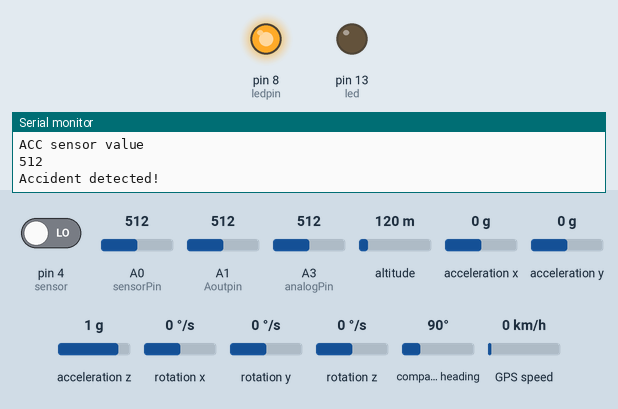
This sketch was run on a simulated Arduino Uno, built with avr-gcc and run on an emulated ATmega328P. Parts: output pins drawn as LEDs (lit = HIGH), the last lines printed to the serial monitor. The inputs (shaded band) are chosen by the test bench; at power-on: pin 4 (sensor) LOW, A1 (Aoutpin) = 512, A0 (sensorPin) = 512, A3 (analogPin) = 512, altitude 120 m, acceleration x 0 g, acceleration y 0 g, acceleration z 1 g, rotation x 0 °/s, rotation y 0 °/s, rotation z 0 °/s, compass heading 90°, GPS speed 0 km/h. The GPS gets a fix after 3 s at 37.7749, -122.4194 with 8 satellites; the modem accepts every AT command (registered, SIM ready, sends succeed) and sends nothing else.

Above: at 1.2 s.
1.3 s: pin 4 (sensor) driven HIGH
At 14.9 s:
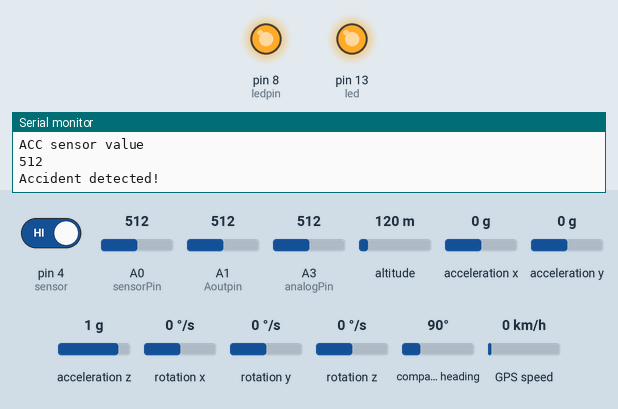
15.3 s: A1 (Aoutpin) set to 487
At 28.0 s:
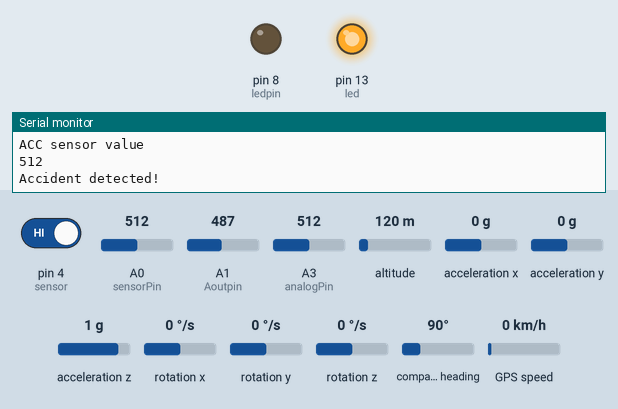
42.8 s: A1 (Aoutpin) set to 992
At 55.8 s:
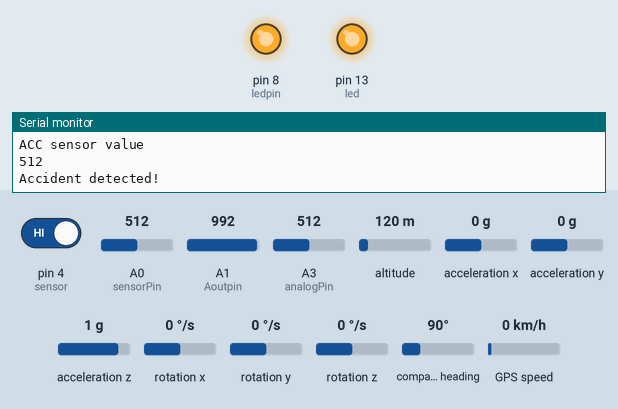
56.5 s: A1 (Aoutpin) set to 40
At 69.4 s:
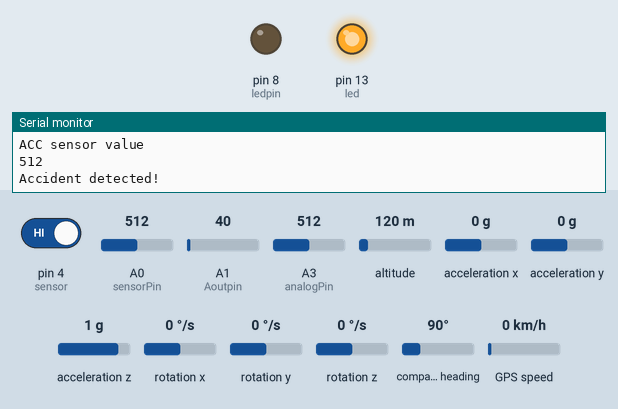
70.2 s: pin 4 (sensor) driven LOW
At 83.8 s:
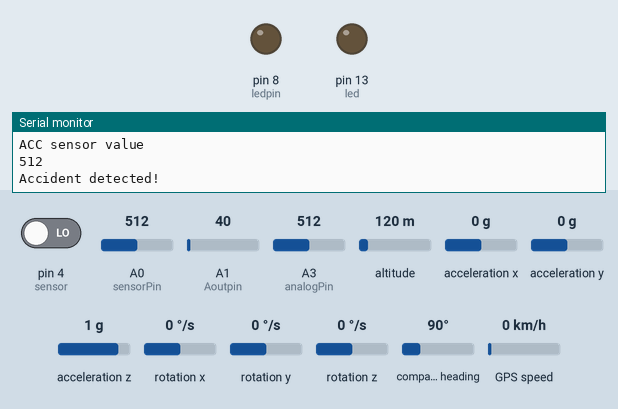
Timing chart, 0 to 85.0 s (numbered marks = the images above; inputs shaded):
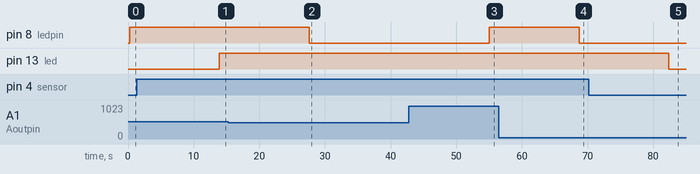

Measured:
- the behaviour switches between 500 and 499 on A1 (Aoutpin) (found by bisection; images 1 and 2)
- after the input at 1.3 s, pin 13 (led): LOW → HIGH after 12.6 s
- after the input at 15.3 s, pin 8 (ledpin): HIGH → LOW after 12.3 s
- after the input at 42.8 s, pin 8 (ledpin): LOW → HIGH after 12.2 s
- after the input at 56.5 s, pin 8 (ledpin): HIGH → LOW after 12.2 s
- after the input at 70.2 s, pin 13 (led): HIGH → LOW after 12.2 s

The sketch:

mergegsmgps.ino
```cpp
#include <math.h>
#include <Wire.h>
#include <MPU6050.h>
#include <TinyGPS++.h>
 #include <SoftwareSerial.h>
SoftwareSerial mySerial(10,9);
int i = 0;
int tem=0;
static const uint32_t GPSBaud = 9600;
// The TinyGPS++ object
TinyGPSPlus gps;
// The serial connection to the GPS device
SoftwareSerial ss(5, 6);


MPU6050 mpu;

int sensorPin = A0; // select the input pin for the temperature sensor potentiometer

int led = 13;                // the pin that the LED is atteched to
int sensor = 4;                //the pin PIR sensor is attached to
int analogPin = 3;     // accident sensor (middle terminal) connected to analog pin 3
int state = LOW;             // by default, no motion detected
int val = 0;               // variable to store the sensor status (value)
int a=0;
int b=0;
char str[15];

   const int Aoutpin=A1;  //accel inpit
const int Doutpin=3;      //accel input
const int ledpin=8;
int value;
int value2;
float temp;


double Thermistor(int RawADC) {
  double Temp;
  Temp = log(10000.0*((1024.0/RawADC-1)));
  Temp = 1 / (0.001129148 + (0.000234125 + (0.0000000876741 * Temp * Temp ))* Temp );
  Temp = Temp - 273.15;            // Convert Kelvin to Celcius
   //Temp = (Temp * 9.0)/ 5.0 + 32.0; // Convert Celcius to Fahrenheit
   return Temp;


}

void setup() {

  Serial.begin(9600);
  //ss.begin(GPSBaud);
  Serial.println(F("A simple demonstration of TinyGPS++ with an attached GPS module"));
   pinMode(led, OUTPUT);      // initalize LED as an output
  pinMode(sensor, INPUT);    // initialize sensor as an input
  mySerial.begin(9600);       // baud rate for gsm module delay(100);

  Serial.println("Initialize MPU6050");

  while(!mpu.begin(MPU6050_SCALE_2000DPS, MPU6050_RANGE_2G))
  {
    Serial.println("Could not find a valid MPU6050 sensor, check wiring!");
    delay(500);
  }
   pinMode(Doutpin, INPUT);
 pinMode(Aoutpin, INPUT);
 pinMode(ledpin,OUTPUT);

}


void loop() {

// This sketch displays information every time a new sentence is correctly encoded.
  while (Serial.available() > 0)
    if (gps.encode(Serial.read()))
   {
  Serial.print(F("Location: "));
  if (gps.location.isValid())
  {
    Serial.print(gps.location.lat(), 6);
    Serial.print(F(","));
    Serial.print(gps.location.lng(), 6);
  }
  else
  {
    Serial.print(F("INVALID"));
  }


  Serial.println();
   }

  if (millis() > 5000 && gps.charsProcessed() < 10)
  {
    Serial.println(F("No GPS detected: check wiring."));
    while(true);
  }


 Serial.println(" ");


 int readVal=analogRead(sensorPin);
 temp =  Thermistor(readVal);
 Serial.print("temperature in celcius== " );
 Serial.println(temp);  // display tempature
 //Serial.println(readVal);  // display tempature


  Vector normAccel = mpu.readNormalizeAccel();
  Serial.print(" Xnorm = ");
  Serial.print(normAccel.XAxis);
  Serial.print(" Ynorm = ");
  Serial.print(normAccel.YAxis);
  Serial.print(" Znorm = ");
  Serial.println(normAccel.ZAxis);
  if ( normAccel.XAxis<7 || normAccel.YAxis>7 )
  {
  Serial.println("Vehicle has tilted");
  }
  else
  {
    Serial.println("Vehicle is normal(not tilted)");
  }


value=analogRead(Aoutpin);
value=value+200;
Serial.print("Carbon Dioxide in air is ");
Serial.print(value);
Serial.println("ppm");
if(700<=value){
  Serial.println("Oxygen percentage is below required");
  digitalWrite(ledpin,HIGH);

}
else{Serial.println("Oxygen pecentage is ok");
digitalWrite(ledpin,LOW);
}


  val = digitalRead(sensor);   // read sensor value
  if (val == HIGH) {           // check if the sensor is HIGH
    digitalWrite(led, HIGH);   // turn LED ON
       if (state == LOW) {
               Serial.println("Motion detected!");
      a=1;
      state = HIGH;       // update variable state to HIGH
    }
  }
  else {
      digitalWrite(led, LOW); // turn LED OFF

      if (state == HIGH){
        Serial.println("Motion not detected!");
        state = LOW;       // update variable state to LOW
        a=0;
    }
  }


     val = analogRead(analogPin);     // read the input pin
     Serial.println("ACC sensor value");
      Serial.println(val);        // debug value


  if (val>500)
  {           // check if the sensor is HIGH
       Serial.println("Accident detected!");
        mySerial.println("AT+CMGF=1");    //Sets the GSM Module in Text Mode
       delay(1000);  // Delay of 1000 milli seconds or 1 second
        mySerial.println("AT+CMGS=\"+9779847473444\"\r"); // Replace x with mobile number
  delay(1000);
 String dataMessage = ("Accident Occured");
   mySerial.println(dataMessage);

  delay(100);
   mySerial.println((char)26);// ASCII code of CTRL+Z
  delay(3000);
  }


  if(temp>50 || value>=600 || a==1 || normAccel.XAxis<7 || normAccel.YAxis>7|| val>500 )
  {
    b=1;
  }


 switch (b) {
    case 1:
      //do something when var equals 1
      b=0;

              if(value>=600 && a==1 && (normAccel.XAxis<7 || normAccel.YAxis>7))
              {
               SendMessage1();
              }

              else if(value>=600 && a==1  && (normAccel.XAxis>7 || normAccel.YAxis<7))
              {
               SendMessage2();
              }

              else if(value>=600 && a==0  && (normAccel.XAxis<7 || normAccel.YAxis>7))
              {
              SendMessage3();
              }

              else if(value>=600 && a==0 && (normAccel.XAxis>7 || normAccel.YAxis<7))
              {
               SendMessage4();
              }

              else if(value<600 && a==1  && (normAccel.XAxis<7 || normAccel.YAxis>7))
              {
                SendMessage5();
              }

              else if(value<600 && a==1  && (normAccel.XAxis>7 || normAccel.YAxis<7))
              {
               SendMessage6();
              }

              else if(value<600 && a==0 && (normAccel.XAxis<7 || normAccel.YAxis>7))
              {
              SendMessage7();
              }

              else if(value<600 && a==0 && (normAccel.XAxis>7 || normAccel.YAxis<7))
              {
               SendMessage8();
              }


      break;
          default:
      // if nothing else matches, do the default
      // default is optional
         break;

  }


delay(3000);

}


 void SendMessage1()
{
  mySerial.println("AT+CMGF=1");    //Sets the GSM Module in Text Mode
  delay(1000);  // Delay of 1000 milli seconds or 1 second
  mySerial.println("AT+CMGS=\"+9779847473444\"\r"); // Replace x with mobile number
  delay(1000);

 String dataMessage = ("Temperature is: " + String(temp)+"Carbon Dioxide in air is: "  +"ppm "+ String(value)+"Oxygen percentage is below required "+"Vehicle has tilted "+"Motion detected!"+ String(gps.location.lat(), 6 )
 +String (gps.location.lng(), 6));

   mySerial.println(dataMessage);

  delay(100);
   mySerial.println((char)26);// ASCII code of CTRL+Z
  delay(3000);
}


 void SendMessage2()
{
  mySerial.println("AT+CMGF=1");    //Sets the GSM Module in Text Mode
  delay(1000);  // Delay of 1000 milli seconds or 1 second
  mySerial.println("AT+CMGS=\"+9779847473444\"\r"); // Replace x with mobile number
  delay(1000);

 String dataMessage = ("Temperature is: " + String(temp)+"Carbon Dioxide in air is: "  +"ppm "+  String(value)+"Oxygen percentage is below required "+"Vehicle is normal(not tilted) "+"Motion detected!"+ String(gps.location.lat(), 6 )
 +String (gps.location.lng(), 6));
   mySerial.println(dataMessage);

  delay(100);
   mySerial.println((char)26);// ASCII code of CTRL+Z
  delay(3000);
}

 void SendMessage3()
{
  mySerial.println("AT+CMGF=1");    //Sets the GSM Module in Text Mode
  delay(1000);  // Delay of 1000 milli seconds or 1 second
  mySerial.println("AT+CMGS=\"+9779847473444\"\r"); // Replace x with mobile number
  delay(1000);

 String dataMessage = ("Temperature is: " + String(temp)+"Carbon Dioxide in air is: "  +"ppm "+ String(value)+"Oxygen percentage is below required "+"Vehicle has tilted "+"Motion not detected!"+ String(gps.location.lat(), 6 )
 +String (gps.location.lng(), 6));
   mySerial.println(dataMessage);

  delay(100);
   mySerial.println((char)26);// ASCII code of CTRL+Z
  delay(3000);
}

 void SendMessage4()
{
  mySerial.println("AT+CMGF=1");    //Sets the GSM Module in Text Mode
  delay(1000);  // Delay of 1000 milli seconds or 1 second
  mySerial.println("AT+CMGS=\"+9779847473444\"\r"); // Replace x with mobile number
  delay(1000);

 String dataMessage = ("Temperature is: " + String(temp)+"Carbon Dioxide in air is: " +"ppm " + String(value)+"Oxygen percentage is below required "+"Vehicle is normal(not tilted) "+"Motion not detected!"+ String(gps.location.lat(), 6 )
 +String (gps.location.lng(), 6));
   mySerial.println(dataMessage);

  delay(100);
   mySerial.println((char)26);// ASCII code of CTRL+Z
  delay(3000);
}

 void SendMessage5()
{
  mySerial.println("AT+CMGF=1");    //Sets the GSM Module in Text Mode
  delay(1000);  // Delay of 1000 milli seconds or 1 second
  mySerial.println("AT+CMGS=\"+9779847473444\"\r"); // Replace x with mobile number
  delay(1000);

 String dataMessage = ("Temperature is: " + String(temp)+"Carbon Dioxide in air is: "  +"ppm "+ String(value)+"Oxygen percentage is ok "+"Vehicle has tilted "+"Motion detected!"+ String(gps.location.lat(), 6 )
 +String (gps.location.lng(), 6));
   mySerial.println(dataMessage);

  delay(100);
   mySerial.println((char)26);// ASCII code of CTRL+Z
  delay(3000);
}

 void SendMessage6()
{
  mySerial.println("AT+CMGF=1");    //Sets the GSM Module in Text Mode
  delay(1000);  // Delay of 1000 milli seconds or 1 second
  mySerial.println("AT+CMGS=\"+9779847473444\"\r"); // Replace x with mobile number
  delay(1000);

 String dataMessage = ("Temperature is: " + String(temp)+"Carbon Dioxide in air is: " +"ppm "+ String(value)+"Oxygen percentage is ok "+"Vehicle is normal(not tilted) "+"Motion detected!"+ String(gps.location.lat(), 6 )
 +String (gps.location.lng(), 6));
   mySerial.println(dataMessage);

  delay(100);
   mySerial.println((char)26);// ASCII code of CTRL+Z
  delay(3000);
}

 void SendMessage7()
{
  mySerial.println("AT+CMGF=1");    //Sets the GSM Module in Text Mode
  delay(1000);  // Delay of 1000 milli seconds or 1 second
  mySerial.println("AT+CMGS=\"+9779847473444\"\r"); // Replace x with mobile number
  delay(1000);

 String dataMessage = ("Temperature is: " + String(temp)+"Carbon Dioxide in air is: " +"ppm " + String(value)+"Oxygen percentage is ok "+"Vehicle has tilted "+"Motion not detected!"+ String(gps.location.lat(), 6 )
 +String (gps.location.lng(), 6));
   mySerial.println(dataMessage);

  delay(100);
   mySerial.println((char)26);// ASCII code of CTRL+Z
  delay(3000);
}

 void SendMessage8()
{
  mySerial.println("AT+CMGF=1");    //Sets the GSM Module in Text Mode
  delay(1000);  // Delay of 1000 milli seconds or 1 second
  mySerial.println("AT+CMGS=\"+9779847473444\"\r"); // Replace x with mobile number
  delay(1000);

String dataMessage = ("Temperature is: " + String(temp)+"Carbon Dioxide in air is: "  +"ppm "+ String(value)+"Oxygen percentage is ok "+"Vehicle is normal(not tilted) "+"Motion not detected!"+ String(gps.location.lat(), 6 )
 +String (gps.location.lng(), 6));
   mySerial.println(dataMessage);

  delay(100);
   mySerial.println((char)26);// ASCII code of CTRL+Z
  delay(3000);
}
```
